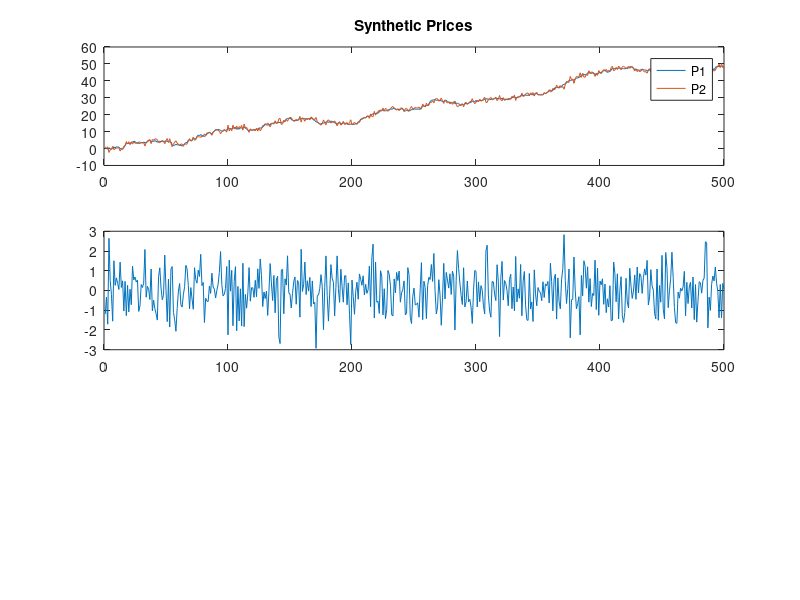

Source code (MATLAB): (Note: this script raises an error after producing the figure.)

% Pair Trading Strategy (Relative Value Arbitrage)
% BuyPolar Capital - Starter MATLAB Script

%% Setup
rng(42); % for reproducibility
n = 500; % number of time steps

% Generate synthetic price series
t = (1:n)';
P1 = cumsum(randn(n,1) * 0.5 + 0.1); % trending series
P2 = P1 + randn(n,1) * 1.0;          % noisy version of P1

%% Compute spread and z-score
spread = P1 - P2;
spread_mean = movmean(spread, 50);
spread_std  = movstd(spread, 50);
zscore = (spread - spread_mean) ./ spread_std;

%% Generate trading signals
entry_threshold = 1;
exit_threshold  = 0;

positions = zeros(n,1);
for i = 2:n
    if zscore(i-1) > entry_threshold
        positions(i) = -1; % short spread: short P1, long P2
    elseif zscore(i-1) < -entry_threshold
        positions(i) = 1;  % long spread: long P1, short P2
    elseif abs(zscore(i-1)) < exit_threshold
        positions(i) = 0;  % exit
    else
        positions(i) = positions(i-1); % hold
    end
end

%% Compute PnL
ret1 = [0; diff(P1)];
ret2 = [0; diff(P2)];
spread_ret = positions .* (ret1 - ret2);
cum_pnl = cumsum(spread_ret);

%% Plot
if ~exist('plots', 'dir')
    mkdir('plots');
end

figure;
subplot(3,1,1);
plot(t, P1, t, P2);
title('Synthetic Prices');
legend('P1','P2');

subplot(3,1,2);
plot(t, zscore);
hold on; yline(entry_threshold,'--r'); yline(-entry_threshold,'--r');
title('Z-score of Spread');

subplot(3,1,3);
plot(t, cum_pnl);
title('Cumulative PnL'); xlabel('Time');

saveas(gcf, fullfile('plots','pair_trading_demo.pdf'));

%% Done
disp('Pair trading strategy simulation complete. Plot saved.');
